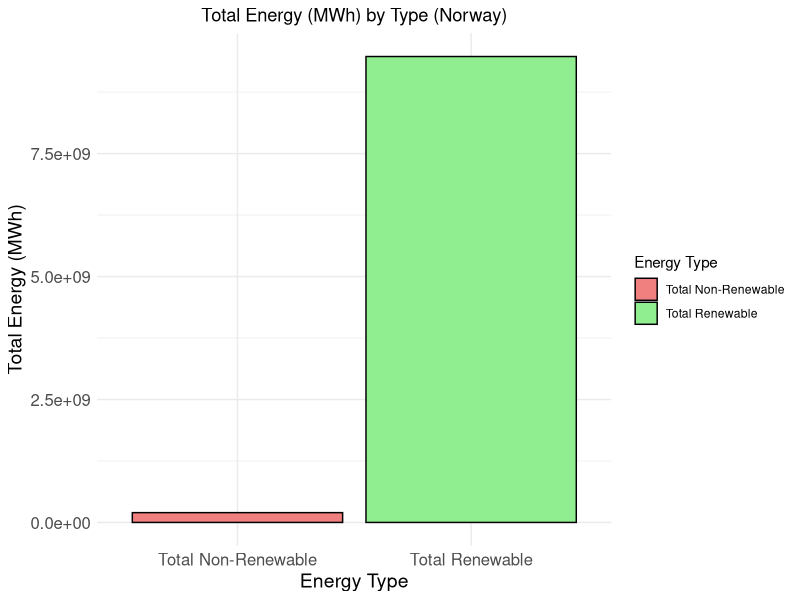
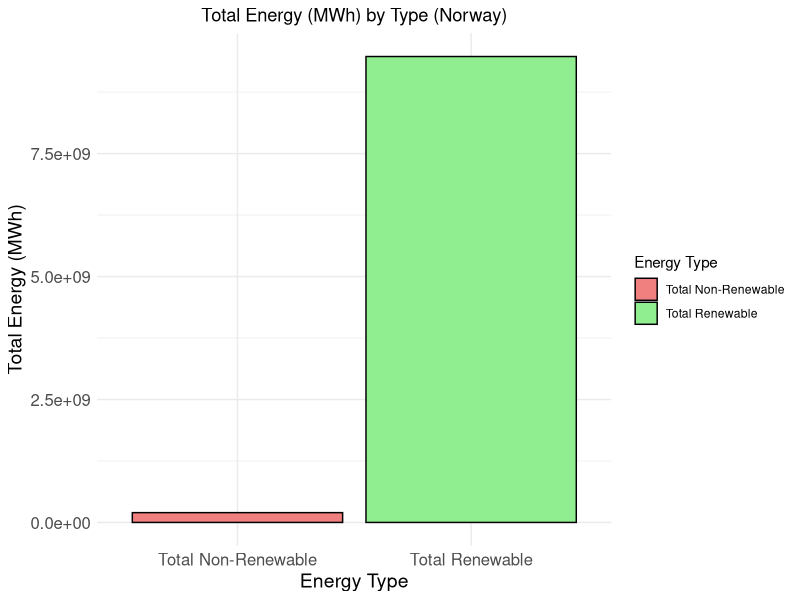

The R source for these figures, in order:
library(ggplot2)
library(dplyr)
library(tidyr)
library(readr)

data <- read.csv("Renewable_energy.csv", stringsAsFactors = FALSE)

colnames(data) <- tolower(trimws(colnames(data)))

world_data <- data %>%
  filter(country == "Norway")

year_cols <- names(data)[grepl("^f\\d+$", names(data))]

world_data[year_cols] <- lapply(world_data[year_cols], as.numeric)

convert_to_mwh <- function(value, unit) {
  if (unit == "Gigawatt-hours (GWh)") {
    return(value * 1000)
  } else if (unit == "Megawatt (MW)") {
    return(value * 8760)
  } else {
    return(value)
  }
}

world_data <- world_data %>%
  rowwise() %>%
  mutate(
    total_mwh = sum(c_across(all_of(year_cols)), na.rm = TRUE),
    total_mwh = convert_to_mwh(total_mwh, unit)
  ) %>%
  ungroup()

summary_data <- world_data %>%
  filter(energy_type %in% c("Total Renewable", "Total Non-Renewable")) %>%
  group_by(Energy_Type = energy_type) %>%
  summarise(Total_MWh = sum(total_mwh, na.rm = TRUE))

plot <- ggplot(summary_data, aes(x = Energy_Type, y = Total_MWh, fill = Energy_Type)) +
  geom_bar(stat = "identity", color = "black") +
  labs(
    title = "Total Energy (MWh) by Type (Norway)",
    x = "Energy Type",
    y = "Total Energy (MWh)",
    fill = "Energy Type"
  ) +
  theme_minimal() +
  scale_fill_manual(values = c("Total Renewable" = "lightgreen", "Total Non-Renewable" = "lightcoral")) +
  theme(
    plot.title = element_text(hjust = 0.5),
    axis.text = element_text(size = 12),
    axis.title = element_text(size = 14)
  )

print(plot)

png(filename = "Energy_Type_Summary_MWh_Norway.png", width = 2400, height = 1600, res = 300)
print(plot)
dev.off()